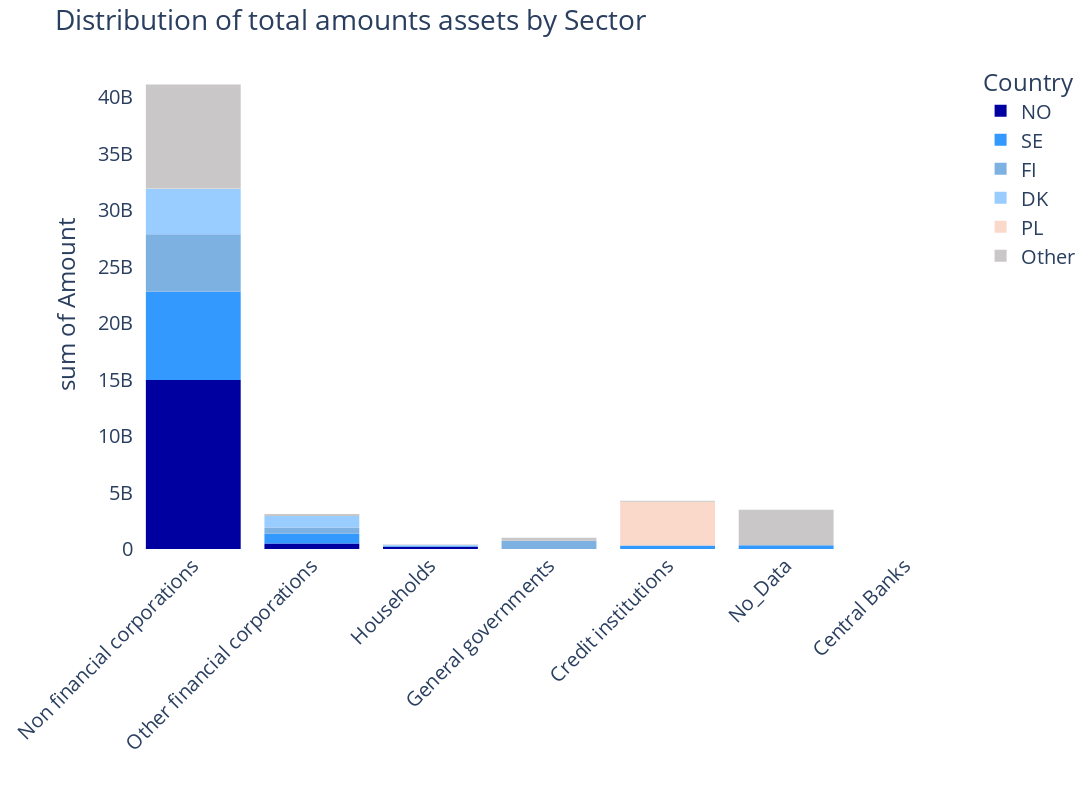

Notebook code for this chart:
### Code cell
# Define the custom color list
colors = ['#C9C7C7', '#FBD9CA', '#99CCFF', '#7DB1E2', '#3399FF', '#0000A0']

# Create the bar chart
fig_Q4a = px.histogram(df_answ_Q4, x='Sector_Name', y='Amount', color='Country', width=2000, height=800)

# Set the color of the bars using the custom color list
for i, color in enumerate(reversed(colors)):
    fig_Q4a.data[i].marker.color = color

fig_Q4a.update_traces( hoverinfo='text', textposition='outside')

# Set the title and remove the x-axis label
fig_Q4a.update_layout(title_text="Distribution of total amounts assets by Sector", xaxis_title="", font=dict(size=20), xaxis_tickangle=-45, paper_bgcolor='white', plot_bgcolor = 'white') 

# Show the plot
fig_Q4a.show()

### Figure 1 — Plotly figure (JSON) as saved in the notebook; plotly's stock layout.template omitted (floating-point values rounded to 4 significant figures)
{"data": [{"alignmentgroup": "True", "bingroup": "x", "histfunc": "sum", "hoverinfo": "text", "hovertemplate": "Country=NO<br>Sector_Name=%{x}<br>sum of Amount=%{y}<extra></extra>", "legendgroup": "NO", "marker": {"color": "#0000A0", "pattern": {"shape": ""}}, "name": "NO", "offsetgroup": "NO", "orientation": "v", "showlegend": true, "textposition": "outside", "type": "histogram", "x": ["Non financial corporations", "Other financial corporations", "Households", "General governments", "Credit institutions", "No_Data"], "xaxis": "x", "y": [14970000000.0, 485100000.0, 178500000.0, 9749000.0, 13840.0, 12920.0], "yaxis": "y"}, {"alignmentgroup": "True", "bingroup": "x", "histfunc": "sum", "hoverinfo": "text", "hovertemplate": "Country=SE<br>Sector_Name=%{x}<br>sum of Amount=%{y}<extra></extra>", "legendgroup": "SE", "marker": {"color": "#3399FF", "pattern": {"shape": ""}}, "name": "SE", "offsetgroup": "SE", "orientation": "v", "showlegend": true, "textposition": "outside", "type": "histogram", "x": ["Non financial corporations", "Other financial corporations", "No_Data", "Credit institutions", "Households", "General governments"], "xaxis": "x", "y": [7818000000.0, 890900000.0, 341100000.0, 302800000.0, 57820000.0, 91360.0], "yaxis": "y"}, {"alignmentgroup": "True", "bingroup": "x", "histfunc": "sum", "hoverinfo": "text", "hovertemplate": "Country=FI<br>Sector_Name=%{x}<br>sum of Amount=%{y}<extra></extra>", "legendgroup": "FI", "marker": {"color": "#7DB1E2", "pattern": {"shape": ""}}, "name": "FI", "offsetgroup": "FI", "orientation": "v", "showlegend": true, "textposition": "outside", "type": "histogram", "x": ["Non financial corporations", "General governments", "Other financial corporations", "Households", "Credit institutions"], "xaxis": "x", "y": [5098000000.0, 714500000.0, 527500000.0, 44240000.0, 13070000.0], "yaxis": "y"}, {"alignmentgroup": "True", "bingroup": "x", "histfunc": "sum", "hoverinfo": "text", "hovertemplate": "Country=DK<br>Sector_Name=%{x}<br>sum of Amount=%{y}<extra></extra>", "legendgroup": "DK", "marker": {"color": "#99CCFF", "pattern": {"shape": ""}}, "name": "DK", "offsetgroup": "DK", "orientation": "v", "showlegend": true, "textposition": "outside", "type": "histogram", "x": ["Non financial corporations", "Other financial corporations", "Households", "General governments"], "xaxis": "x", "y": [4031000000.0, 1028000000.0, 89500000.0, 2159000.0], "yaxis": "y"}, {"alignmentgroup": "True", "bingroup": "x", "histfunc": "sum", "hoverinfo": "text", "hovertemplate": "Country=PL<br>Sector_Name=%{x}<br>sum of Amount=%{y}<extra></extra>", "legendgroup": "PL", "marker": {"color": "#FBD9CA", "pattern": {"shape": ""}}, "name": "PL", "offsetgroup": "PL", "orientation": "v", "showlegend": true, "textposition": "outside", "type": "histogram", "x": ["Credit institutions", "Households", "Non financial corporations"], "xaxis": "x", "y": [3869000000.0, 21419359, 15250000.0], "yaxis": "y"}, {"alignmentgroup": "True", "bingroup": "x", "histfunc": "sum", "hoverinfo": "text", "hovertemplate": "Country=Other<br>Sector_Name=%{x}<br>sum of Amount=%{y}<extra></extra>", "legendgroup": "Other", "marker": {"color": "#C9C7C7", "pattern": {"shape": ""}}, "name": "Other", "offsetgroup": "Other", "orientation": "v", "showlegend": true, "textposition": "outside", "type": "histogram", "x": ["No_Data", "Non financial corporations", "Non financial corporations", "Non financial corporations", "Non financial corporations", "Non financial corporations", "Non financial corporations", "Non financial corporations", "Non financial corporations", "Non financial corporations", "Non financial corporations", "Non financial corporations", "Non financial corporations", "Non financial corporations", "Non financial corporations", "Non financial corporations", "Non financial corporations", "Non financial corporations", "Non financial corporations", "Non financial corporations", "Other financial corporations", "General governments", "Non financial corporations", "Non financial corporations", "Non financial corporations", "Non financial corporations", "Non financial corporations", "General governments", "Non financial corporations", "Non financial corporations", "Non financial corporations", "Non financial corporations", "Non financial corporations", "Non financial corporations", "General governments", "Credit institutions", "Other financial corporations", "Non financial corporations", "Non financial corporations", "Non financial corporations", "Credit institutions", "Non financial corporations", "Other financial corporations", "General governments", "Non financial corporations", "Non financial corporations", "Non financial corporations", "General governments", "Non financial corporations", "Non financial corporations", "General governments", "General governments", "Non financial corporations", "Households", "Other financial corporations", "Non financial corporations", "General governments", "Other financial corporations", "Non financial corporations", "Non financial corporations", "Non financial corporations", "Credit institutions", "Non financial corporations", "Non financial corporations", "Credit institutions", "Credit institutions", "Households", "Households", "Households", "Households", "Households", "Households", "Non financial corporations", "Non financial corporations", "Non financial corporations", "Other financial corporations", "Central Banks", "Households", "No_Data", "Non financial corporations", "Households", "Households", "Non financial corporations", "General governments", "Households", "Non financial corporations", "Non financial corporations", "Non financial corporations", "Non financial corporations", "Non financial corporations", "Other financial corporations", "Credit institutions", "Non financial corporations", "Non financial corporations", "Non financial corporations", "Households", "Non financial corporations", "Households", "Non financial corporations", "Non financial corporations", "Non financial corporations", "Non financial corporations"], "xaxis": "x", "y": [3140000000.0, 1173000000.0, 936400000.0, 924100000.0, 773100000.0, 727900000.0, 498600000.0, 473500000.0, 394500000.0, 376200000.0, 330300000.0, 329700000.0, 236000000.0, 205300000.0, 169900000.0, 164100000.0, 146900000.0, 132300000.0, 122000000.0, 113500000.0, 86760000.0, 84610000.0, 79590000.0, 77110000.0, 75120000.0, 69120000.0, 68050000.0, 63460000.0, 60540000.0, 59140000.0, 57750000.0, 54040000.0, 50120000.0, 48200000.0, 46840000.0, 46030000.0, 42850000.0, 40200000.0, 33870000.0, 33230000.0, 32820000.0, 28730000.0, 27020000.0, 26050000.0, 25420000.0, 24050000.0, 19280000.0, 17480000.0, 17090000.0, 15630000.0, 14780000.0, 14410000.0, 12730000.0, 11700000.0, 10440000.0, 9078000.0, 9050000.0, 8751000.0, 8703000.0, 7354000.0, 6714000.0, 6552000.0, 5252000.0, 4441000.0, 3914000.0, 3693000.0, 3686000.0, 2762000.0, 1140000.0, 927800.0, 848800.0, 724000.0, 645200.0, 591900.0, 590100.0, 559900.0, 457800.0, 370900.0, 280200.0, 256600.0, 133000.0, 89030.0, 68940.0, 66140.0, 23830.0, 15620.0, 6681.0, 6535.0, 2077.0, 160.8, 0, 0, 0, 0, 0, 0, 0, 0, 0, 4418.0, 7527.0, 146900.0], "yaxis": "y"}], "layout": {"barmode": "relative", "font": {"size": 20}, "height": 800, "legend": {"title": {"text": "Country"}, "tracegroupgap": 0}, "margin": {"t": 60}, "paper_bgcolor": "white", "plot_bgcolor": "white", "title": {"text": "Distribution of total amounts assets by Sector"}, "width": 2000, "xaxis": {"anchor": "y", "domain": [0, 1], "tickangle": -45, "title": {"text": ""}}, "yaxis": {"anchor": "x", "domain": [0, 1], "title": {"text": "sum of Amount"}}}}
